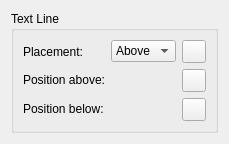
      <widget class="QWidget" name="PageTextLine">
       <layout class="QVBoxLayout" name="verticalLayout_45">
        <item>
         <widget class="QGroupBox" name="groupBox_textLine">
          <property name="title">
           <string>Text Line</string>
          </property>
          <layout class="QGridLayout" name="gridLayout_18">
           <item row="2" column="0">
            <widget class="QLabel" name="label_135">
             <property name="sizePolicy">
              <sizepolicy hsizetype="Fixed" vsizetype="Fixed">
               <horstretch>0</horstretch>
               <verstretch>0</verstretch>
              </sizepolicy>
             </property>
             <property name="text">
              <string>Position below:</string>
             </property>
             <property name="buddy">
              <cstring>textLinePosBelow</cstring>
             </property>
            </widget>
           </item>
           <item row="0" column="1">
            <widget class="QComboBox" name="textLinePlacement">
             <item>
              <property name="text">
               <string notr="true">Above</string>
              </property>
             </item>
             <item>
              <property name="text">
               <string notr="true">Below</string>
              </property>
             </item>
            </widget>
           </item>
           <item row="0" column="2">
            <widget class="QToolButton" name="resetTextLinePlacement">
             <property name="toolTip">
              <string>Reset to default</string>
             </property>
             <property name="accessibleName">
              <string>Reset 'Placement' value</string>
             </property>
             <property name="text">
              <string notr="true"/>
             </property>
            </widget>
           </item>
           <item row="2" column="2">
            <widget class="QToolButton" name="resetTextLinePosBelow">
             <property name="toolTip">
              <string>Reset to default</string>
             </property>
             <property name="accessibleName">
              <string>Reset 'Position below' value</string>
             </property>
             <property name="text">
              <string notr="true"/>
             </property>
            </widget>
           </item>
           <item row="1" column="0">
            <widget class="QLabel" name="label_136">
             <property name="sizePolicy">
              <sizepolicy hsizetype="Fixed" vsizetype="Fixed">
               <horstretch>0</horstretch>
               <verstretch>0</verstretch>
              </sizepolicy>
             </property>
             <property name="text">
              <string>Position above:</string>
             </property>
             <property name="buddy">
              <cstring>textLinePosAbove</cstring>
             </property>
            </widget>
           </item>
           <item row="1" column="2">
            <widget class="QToolButton" name="resetTextLinePosAbove">
             <property name="toolTip">
              <string>Reset to default</string>
             </property>
             <property name="accessibleName">
              <string>Reset 'Position above' value</string>
             </property>
             <property name="text">
              <string notr="true"/>
             </property>
            </widget>
           </item>
           <item row="0" column="0">
            <widget class="QLabel" name="label_72">
             <property name="text">
              <string>Placement:</string>
             </property>
             <property name="buddy">
              <cstring>textLinePlacement</cstring>
             </property>
            </widget>
           </item>
           <item row="1" column="3">
            <spacer name="horizontalSpacer_33">
             <property name="orientation">
              <enum>Qt::Horizontal</enum>
             </property>
             <property name="sizeHint" stdset="0">
              <size>
               <width>0</width>
               <height>0</height>
              </size>
             </property>
            </spacer>
           </item>
           <item row="1" column="1">
            <widget class="mu::notation::OffsetSelect" name="textLinePosAbove" native="true"/>
           </item>
           <item row="2" column="1">
            <widget class="mu::notation::OffsetSelect" name="textLinePosBelow" native="true"/>
           </item>
          </layout>
         </widget>
        </item>
        <item>
         <spacer name="verticalSpacer_24">
          <property name="orientation">
           <enum>Qt::Vertical</enum>
          </property>
          <property name="sizeHint" stdset="0">
           <size>
            <width>0</width>
            <height>0</height>
           </size>
          </property>
         </spacer>
        </item>
       </layout>
      </widget>
